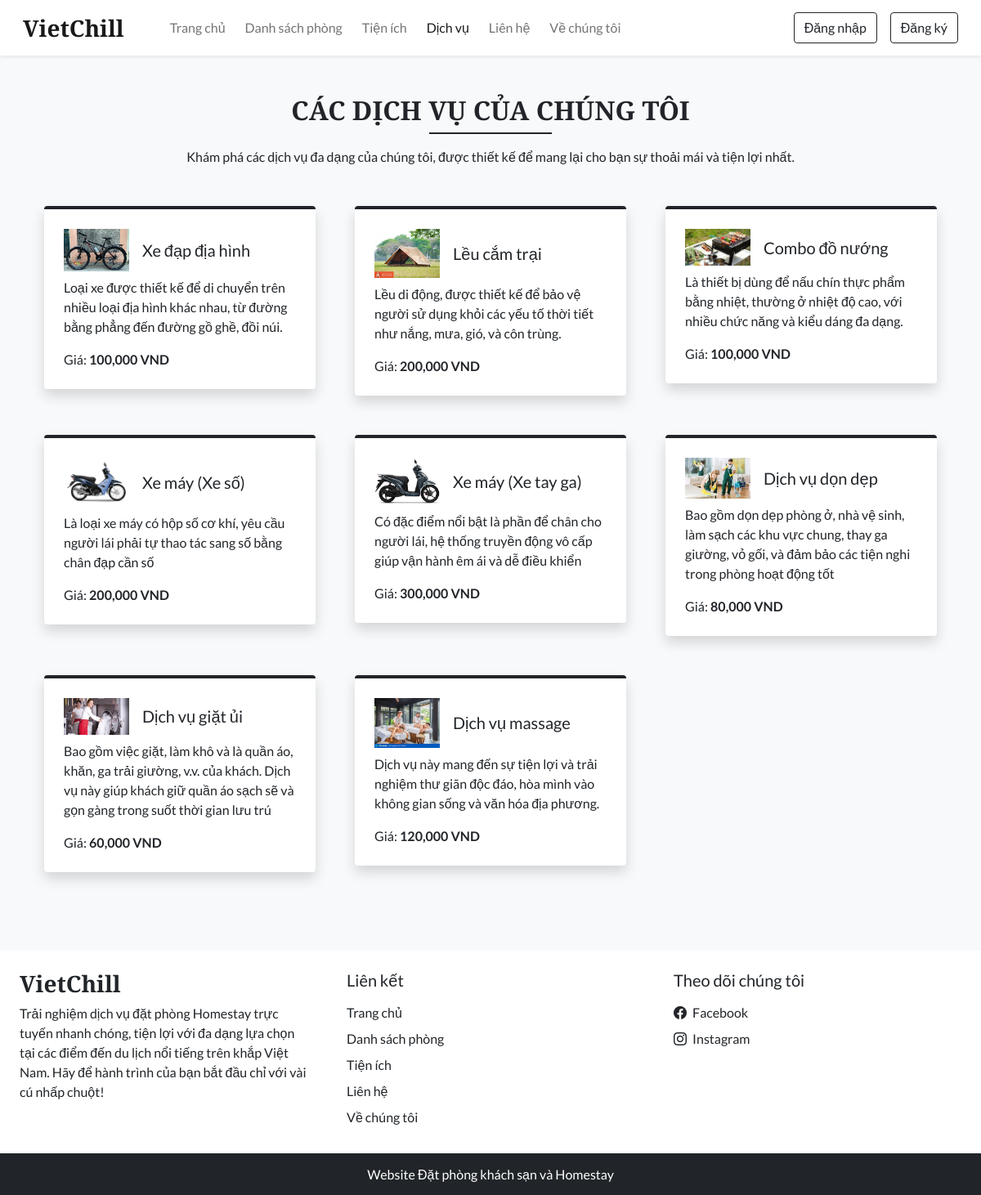
/services.php, run on the app's committed database.
### tables this page shows
CREATE TABLE `settings` (
  `sr_no` int(11) NOT NULL,
  `site_title` varchar(50) NOT NULL,
  `site_about` varchar(250) NOT NULL,
  `shutdown` tinyint(1) NOT NULL
);

CREATE TABLE `services` (
  `id` int(11) NOT NULL,
  `name` varchar(100) NOT NULL,
  `price` int(11) NOT NULL,
  `description` varchar(255) DEFAULT NULL,
  `image` varchar(150) NOT NULL,
  `status` tinyint(1) NOT NULL DEFAULT 1,
  `removed` tinyint(1) NOT NULL DEFAULT 0
);

### admin/inc/db_config.php (called while the page is built, shortened)
<?php
  function select($sql, $values, $datatypes) {
    $con = $GLOBALS['con'];
    if($stmt = mysqli_prepare($con, $sql)){
      mysqli_stmt_bind_param($stmt, $datatypes, ...$values);
      if(mysqli_stmt_execute($stmt)){
        $res = mysqli_stmt_get_result($stmt);
        return $res;
      }
      else{
        mysqli_stmt_close($stmt);
        die("Query cannot be executed - Execute");
      }
    }
    else{
      die("Query cannot be executed - Select");
    }
  }
?>

### services.php (the view, shortened to what this page needs)
<!DOCTYPE html>
<html lang="en">
<head>
    <?php require('inc/links.php'); ?>
</head>
<body class="bg-light">
    <?php require('inc/header.php'); ?>
    <div class="my-5 px-4">
        <h2 class="fw-bold h-font text-center">CÁC DỊCH VỤ CỦA CHÚNG TÔI</h2>
        <div class="h-line bg-dark"></div>
        <p class="text-center mt-3">
            Khám phá các dịch vụ đa dạng của chúng tôi, được thiết kế để mang lại cho bạn sự thoải mái và tiện lợi nhất.
        </p>
    </div>
    <div class="container">
        <div class="row">
            <?php
            $res = select("SELECT * FROM `services` WHERE `status`=? AND `removed`=?", [1, 0], 'ii');
            $path = SERVICES_IMG_PATH;
            if(mysqli_num_rows($res) > 0){
                while ($row = mysqli_fetch_assoc($res)) {
                    $price_formatted = number_format($row['price']);
                    echo <<<data
                        <div class="col-lg-4 col-md-6 mb-5 px-4">
                            <div class="bg-white rounded shadow p-4 border-top border-4 border-dark pop">
                                <div class="d-flex align-items-center mb-2">
                                    <img src="$path$row[image]" width="80px">
                                    <h5 class="m-0 ms-3">$row[name]</h5>
                                </div>
                                <p>$row[description]</p>
                                <p class="mb-0">Giá: <strong>$price_formatted VND</strong></p>
                            </div>
                        </div>
                    data;
                }
            } else {
                echo '<div class="col-12 text-center"><h4>Hiện tại chưa có dịch vụ nào.</h4></div>';
            }
            ?>
        </div>
    </div>
    <?php require('inc/footer.php'); ?>
</body>
</html>

### inc/links.php (shortened to what this page needs)
<link href="https://cdn.jsdelivr.net/npm/bootstrap@5.0.2/dist/css/bootstrap.min.css" rel="stylesheet">
<link rel="stylesheet" href="https://cdn.jsdelivr.net/npm/bootstrap-icons@1.9.1/font/bootstrap-icons.css">
<link rel="stylesheet" href="css/common.css">
<?php
  require('admin/inc/db_config.php');
  $contact_q = "SELECT * FROM `contact_details` WHERE `sr_no`=?";
  $settings_q = "SELECT * FROM `settings` WHERE `sr_no`=?";
  $values = [1];
  $contact_r = mysqli_fetch_assoc(select($contact_q,$values,'i'));
  $settings_r = mysqli_fetch_assoc(select($settings_q,$values,'i'));
?>

### inc/header.php (shortened to what this page needs)
<nav id="nav-bar" class="navbar navbar-expand-lg navbar-light bg-white px-lg-3 py-lg-2 shadow-sm sticky-top">
  <div class="container-fluid">
    <a class="navbar-brand me-5 fw-bold fs-3 h-font" href="index.php"><?php echo $settings_r['site_title'] ?></a>
    <div class="collapse navbar-collapse" id="navbarSupportedContent">
      <ul class="navbar-nav me-auto mb-2 mb-lg-0">
        <li class="nav-item">
          <a class="nav-link me-2" href="index.php">Trang chủ</a>
        </li>
        <li class="nav-item">
          <a class="nav-link me-2" href="rooms.php">Danh sách phòng</a>
        </li>
        <li class="nav-item">
          <a class="nav-link me-2" href="facilities.php">Tiện ích</a>
        </li>
        <li class="nav-item">
          <a class="nav-link me-2" href="services.php">Dịch vụ</a>
        </li>
        <li class="nav-item">
          <a class="nav-link me-2" href="contact.php">Liên hệ</a>
        </li>
        <li class="nav-item">
          <a class="nav-link" href="about.php">Về chúng tôi</a>
        </li>
      </ul>
      <div class="d-flex">
        <?php
          if(isset($_SESSION['login']) && $_SESSION['login']==true)
          {
            $path = USERS_IMG_PATH;
            echo<<<data
              <div class="btn-group">
                <button type="button" class="btn btn-outline-dark shadow-none dropdown-toggle" data-bs-toggle="dropdown" data-bs-display="static" aria-expanded="false">
                  <img src="$path$_SESSION[uPic]" style="width: 25px; height: 25px;" class="me-1 rounded-circle">
                  $_SESSION[uName]
                </button>
                <ul class="dropdown-menu dropdown-menu-lg-end">
                  <li><a class="dropdown-item" href="profile.php">Hồ sơ cá nhân</a></li>
                  <li><a class="dropdown-item" href="bookings.php">Lịch sử đặt phòng</a></li>
                  <li><a class="dropdown-item" href="logout.php">Đăng xuất</a></li>
                </ul>
              </div>
            data;
          }
          else
          {
            echo<<<data
              <button type="button" class="btn btn-outline-dark shadow-none me-lg-3 me-2" data-bs-toggle="modal" data-bs-target="#loginModal">
                Đăng nhập
              </button>
              <button type="button" class="btn btn-outline-dark shadow-none" data-bs-toggle="modal" data-bs-target="#registerModal">
                Đăng ký
              </button>
            data;
          }
        ?>
      </div>
    </div>
  </div>
</nav>

### inc/footer.php (shortened to what this page needs)
<div class="container-fluid bg-white mt-5">
  <div class="row">
    <div class="col-lg-4 p-4">
      <h3 class="h-font fw-bold fs-3 mb-2"><?php echo $settings_r['site_title'] ?></h3>
      <p>
        <?php echo $settings_r['site_about'] ?>
      </p>
    </div>
    <div class="col-lg-4 p-4">
      <h5 class="mb-3">Liên kết</h5>
      <a href="index.php" class="d-inline-block mb-2 text-dark text-decoration-none">Trang chủ</a> <br>
      <a href="rooms.php" class="d-inline-block mb-2 text-dark text-decoration-none">Danh sách phòng</a> <br>
      <a href="facilities.php" class="d-inline-block mb-2 text-dark text-decoration-none">Tiện ích</a> <br>
      <a href="contact.php" class="d-inline-block mb-2 text-dark text-decoration-none">Liên hệ</a> <br>
      <a href="about.php" class="d-inline-block mb-2 text-dark text-decoration-none">Về chúng tôi</a>
    </div>
    <div class="col-lg-4 p-4">
        <h5 class="mb-3">Theo dõi chúng tôi</h5>
        <a href="<?php echo $contact_r['fb'] ?>" class="d-inline-block text-dark text-decoration-none mb-2">
          <i class="bi bi-facebook me-1"></i> Facebook
        </a><br>
        <a href="<?php echo $contact_r['insta'] ?>" class="d-inline-block text-dark text-decoration-none">
          <i class="bi bi-instagram me-1"></i> Instagram
        </a><br>
    </div>
  </div>
</div>
<h6 class="text-center bg-dark text-white p-3 m-0">Website Đặt phòng khách sạn và Homestay</h6>

### css/common.css (style rules this page uses)
:root { --teal: #2D6A4F; --teal_hover: #2D6A4F; }
* { font-family: 'Lato', sans-serif; }
.h-font { font-family: 'Merriweather', serif; }
.h-line { width: 150px; margin: 0 auto; height: 1.7px; }

### data on the page
settings: site_title "VietChill", site_about "Trải nghiệm dịch vụ đặt phòng Homestay trực tuyến nhanh chóng, tiện lợi với đa dạng lựa chọn tại các điểm đến du lịch nổi tiếng trên khắp Việt Nam. Hãy để hành trình của bạn bắt đầu chỉ với vài cú nhấp chuột!"
services: image (picture), name "Xe đạp địa hình", description "Loại xe được thiết kế để di chuyển trên nhiều loại địa hình khác nhau, từ đường bằng phẳng đến đường gồ ghề, đồi núi.", price "100,000"
services: image (picture), name "Lều cắm trại", description "Lều di động, được thiết kế để bảo vệ người sử dụng khỏi các yếu tố thời tiết như nắng, mưa, gió, và côn trùng.", price "200,000"
services: image (picture), name "Combo đồ nướng", description "Là thiết bị dùng để nấu chín thực phẩm bằng nhiệt, thường ở nhiệt độ cao, với nhiều chức năng và kiểu dáng đa dạng.", price "100,000"
services: image (picture), name "Xe máy (Xe số)", description "Là loại xe máy có hộp số cơ khí, yêu cầu người lái phải tự thao tác sang số bằng chân đạp cần số", price "200,000"
services: image (picture), name "Xe máy (Xe tay ga)", description "Có đặc điểm nổi bật là phần để chân cho người lái, hệ thống truyền động vô cấp giúp vận hành êm ái và dễ điều khiển", price "300,000"
services: image (picture), name "Dịch vụ dọn dẹp", description "Bao gồm dọn dẹp phòng ở, nhà vệ sinh, làm sạch các khu vực chung, thay ga giường, vỏ gối, và đảm bảo các tiện nghi trong phòng hoạt động tốt", price "80,000"
services: image (picture), name "Dịch vụ giặt ủi", description "Bao gồm việc giặt, làm khô và là quần áo, khăn, ga trải giường, v.v. của khách. Dịch vụ này giúp khách giữ quần áo sạch sẽ và gọn gàng trong suốt thời gian lưu trú", price "60,000"
services: image (picture), name "Dịch vụ massage", description "Dịch vụ này mang đến sự tiện lợi và trải nghiệm thư giãn độc đáo, hòa mình vào không gian sống và văn hóa địa phương.", price "120,000"
